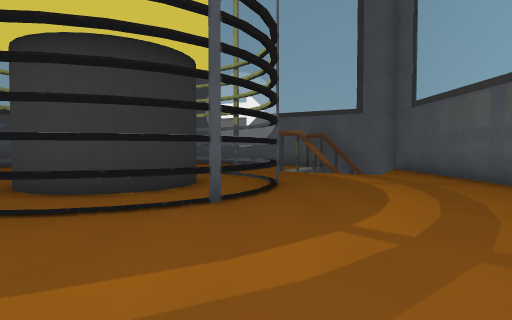
[1] (above)

14 first-person views from a walk through a 3-D level made in the Godot game engine. The camera is 1.5 m above the floor, tilts 2° down and sees 75° across. The floor is counted in squares, 2 m on a side. Each view is taken from the middle of a square. On the plan, view 1 faces up. The plan holds only what a view shows up to about 11 squares ahead; the rest is blank. The place goes on beyond the plan. Surface patterns are stand-ins for the level's own textures.

[2]
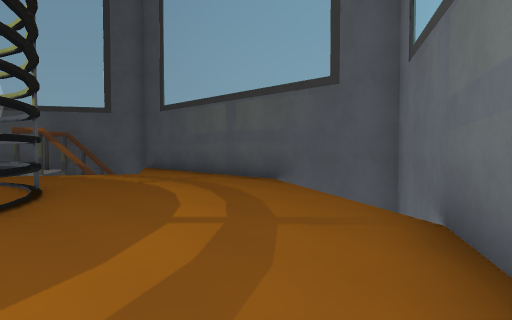

[3]
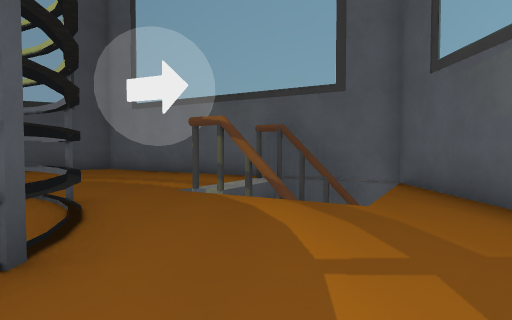

[4]
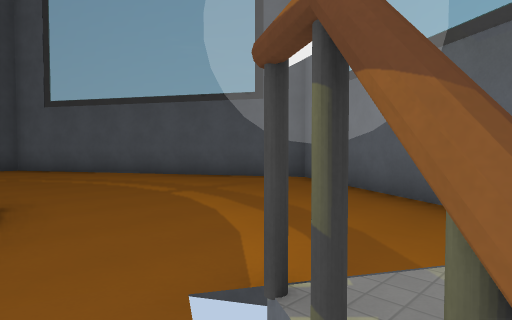

[5]
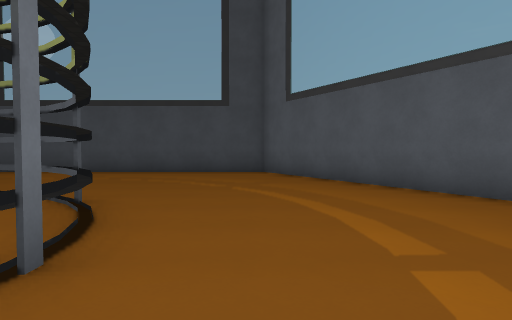

[6]
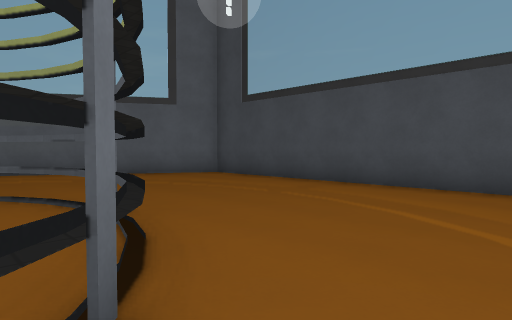

[7]
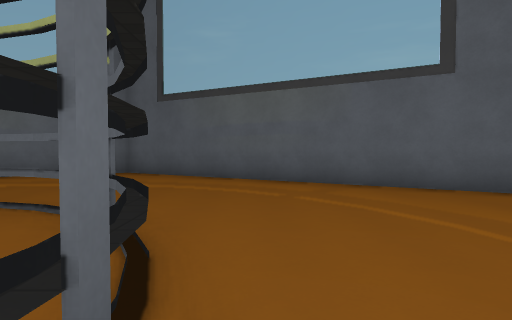

[8]
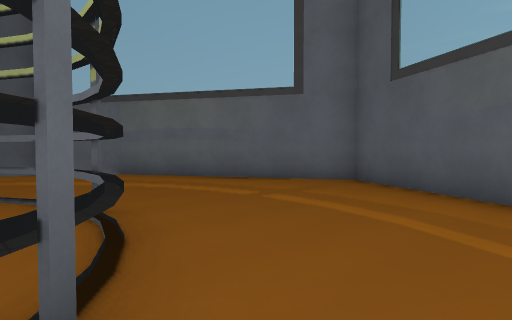

[9]
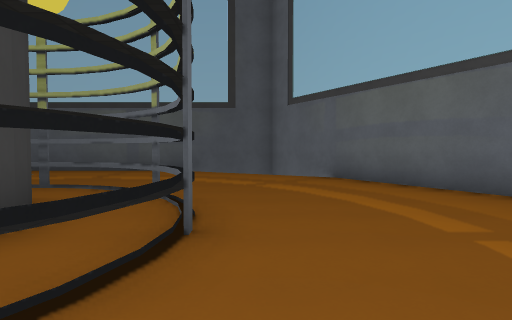

[10]
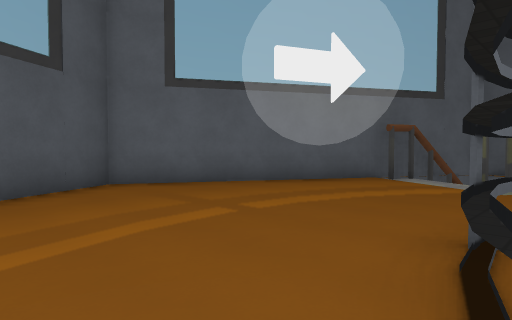

[11]
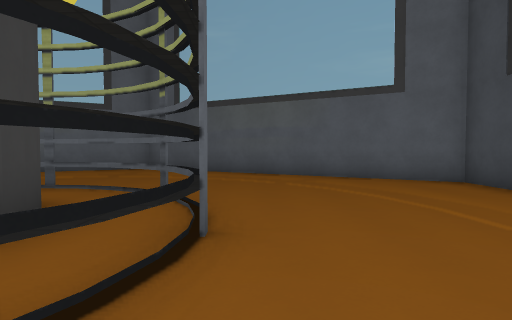

[12]
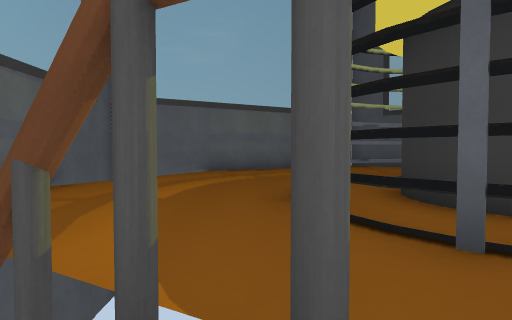

[13]
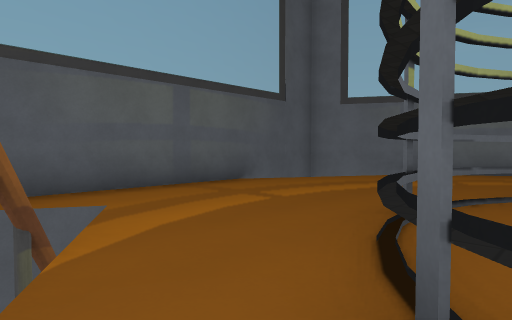

[14]
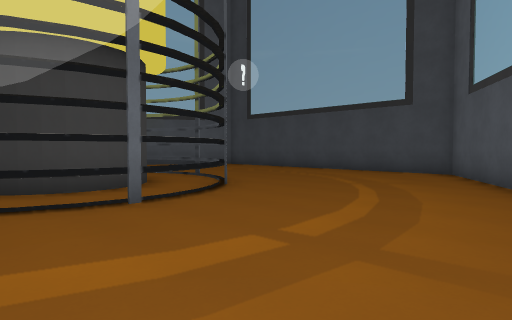

### Floor plan
Points are (right, up) in squares from view 1. A wall is a line through its corners. A room is listed if a view was taken in it or the views show most of it. See-through windows are left out.
Room 1 (views 1, 2, 3, 4, 5, 6, 7, 8, 9, 10, 11, 12, 13, 14)
walls: (-5.9, 5.3) (-5.4, 4.7); (-6.1, 5.8) (-6.4, 6.5); (-6.2, 5.9) (-5.8, 5.2); (-6.3, 6.4) (-6.4, 7.1) (-6.3, 7.8); (-4.3, 4) (-4.9, 4.3); (-3.6, 5.4) (-4.2, 5.7) (-4.6, 6.3); (-6.4, 7.7) (-6.1, 8.4); (-6.2, 8.3) (-5.8, 9.1); (-2.4, 3.8) (-3, 3.7) (-3.7, 3.8) (-4.4, 4); (-1.7, 5.9) (-2.2, 5.5); (-1.7, 4) (-2.5, 3.8); (-5.5, 9.5) (-4.9, 9.9) (-4.3, 10.3); (-1.5, 6.3) (-1.9, 5.7) (-2.9, 5.2); (-1.1, 4.3) (-1.8, 4); (-0.6, 4.8) (-1.2, 4.3); (-4.4, 10.2) (-3.7, 10.4); (-3.8, 10.4) (-3, 10.5) (-2.3, 10.4); (-11.6, 2.7) (-3.1, -2.3) (5.1, 2.5) (5.1, 12.2) (-3.3, 17.1) (-11.6, 12.3) (-11.6, 2.7); (0.1, 5.9) (-0.2, 5.2) (-0.6, 4.9); (-2.4, 10.4) (-1.7, 10.2); (0.4, 6.4) (0.2, 5.8); (-0.7, 9.5) (-0.2, 8.9); (-0.3, 9) (0.1, 8.3); (0.1, 8.4) (0.3, 7.7); (0.9, 11.4) (2, 10.6); (2.4, 10.5) (2, 10.7); (3.5, 12.4) (3.2, 12.8); (3.6, 12.4) (2.9, 13); (3.6, 12.5) (2.9, 12.8); (3.7, 12.6) (3, 12.6)

Where each view was taken, in squares from view 1:
view 1: 0 up, 0 right, facing up
view 2: 0 up, 1 left, facing up-right
view 3: 5 up, 2 right, facing up
view 4: 10 up, 2 right, facing up-left
view 5: 12 up, 1 left, facing left
view 6: 11 up, 5 left, facing down-left
view 7: 8 up, 7 left, facing down
view 8: 5 up, 7 left, facing down-right
view 9: 3 up, 6 left, facing right
view 10: 10 up, 6 left, facing up-right
view 11: 10 up, 7 left, facing down
view 12: 12 up, 1 right, facing down
view 13: 11 up, 1 left, facing down-right
view 14: 15 up, 1 left, facing down-left
